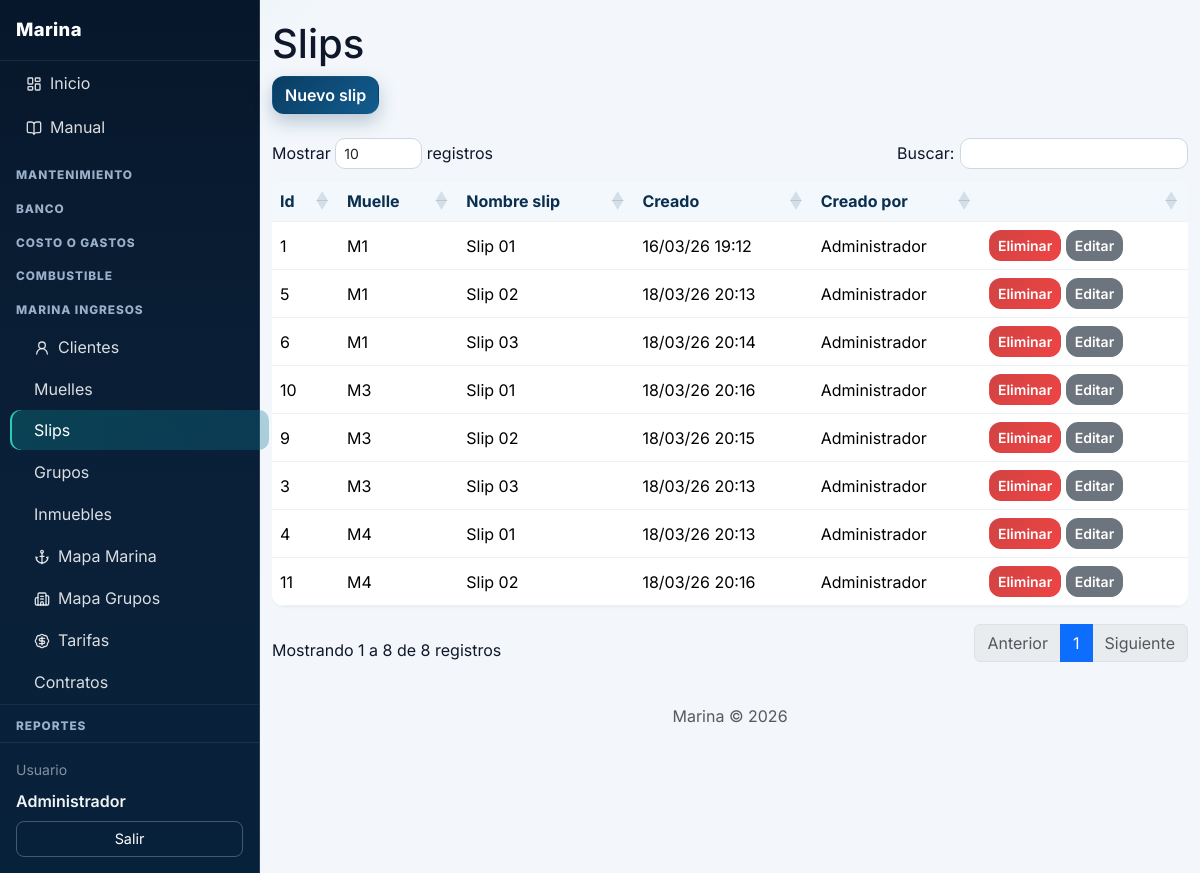
Page /index.php?p=slips (signed in) on the committed database.
### tables this page shows
CREATE TABLE slips (
  id INT UNSIGNED AUTO_INCREMENT PRIMARY KEY,
  muelle_id INT UNSIGNED NOT NULL,
  nombre VARCHAR(50) NOT NULL COMMENT 'Nombre/número que asigna el usuario',
  created_at DATETIME NOT NULL DEFAULT CURRENT_TIMESTAMP,
  updated_at DATETIME NOT NULL DEFAULT CURRENT_TIMESTAMP ON UPDATE CURRENT_TIMESTAMP,
  created_by INT UNSIGNED NULL,
  updated_by INT UNSIGNED NULL,
  FOREIGN KEY (muelle_id) REFERENCES muelles(id) ON DELETE RESTRICT,
  FOREIGN KEY (created_by) REFERENCES usuarios(id),
  FOREIGN KEY (updated_by) REFERENCES usuarios(id),
  UNIQUE KEY uk_slip_muelle (muelle_id, nombre)
);

CREATE TABLE muelles (
  id INT UNSIGNED AUTO_INCREMENT PRIMARY KEY,
  nombre VARCHAR(100) NOT NULL,
  created_at DATETIME NOT NULL DEFAULT CURRENT_TIMESTAMP,
  updated_at DATETIME NOT NULL DEFAULT CURRENT_TIMESTAMP ON UPDATE CURRENT_TIMESTAMP,
  created_by INT UNSIGNED NULL,
  updated_by INT UNSIGNED NULL,
  FOREIGN KEY (created_by) REFERENCES usuarios(id),
  FOREIGN KEY (updated_by) REFERENCES usuarios(id)
);

CREATE TABLE usuarios (
  id INT UNSIGNED AUTO_INCREMENT PRIMARY KEY,
  nombre VARCHAR(100) NOT NULL,
  email VARCHAR(100) NOT NULL UNIQUE,
  password_hash VARCHAR(255) NOT NULL,
  rol VARCHAR(50) NOT NULL DEFAULT 'admin',
  activo TINYINT(1) NOT NULL DEFAULT 1,
  created_at DATETIME NOT NULL DEFAULT CURRENT_TIMESTAMP,
  updated_at DATETIME NOT NULL DEFAULT CURRENT_TIMESTAMP ON UPDATE CURRENT_TIMESTAMP,
  created_by INT UNSIGNED NULL,
  updated_by INT UNSIGNED NULL,
  FOREIGN KEY (created_by) REFERENCES usuarios(id),
  FOREIGN KEY (updated_by) REFERENCES usuarios(id)
);

### index.php (called while the page is built, shortened)
<?php
require_once __DIR__ . '/includes/funciones.php';
$p = trim($_GET['p'] ?? 'dashboard');
$p = preg_replace('/[^a-z0-9_-]/', '', $p) ?: 'dashboard';
$pagina = __DIR__ . '/pages/' . $p . '.php';
require $pagina;

### includes/funciones.php (called while the page is built, shortened)
<?php
function e(string $s): string {
    return htmlspecialchars($s, ENT_QUOTES, 'UTF-8');
}
function fechaHoraFormato(?string $fecha, string $formato = MARINA_FMT_FECHA_HORA_PANTALLA): string {
    $t = strtotime($fecha);
    return $t ? date($formato, $t) : $fecha;
}

### pages/slips.php (the view, shortened to what this page needs)
<?php
$pdo = getDb();
?>
<?php require_once __DIR__ . '/../includes/layout.php'; ?>
<h1>Slips</h1>
<div class="toolbar d-flex gap-2"><button type="button" class="btn btn-primary" id="btnNuevoSlip">Nuevo slip</button></div>
<table>
    <thead><tr><th>Id</th><th>Muelle</th><th>Nombre slip</th><th>Creado</th><th>Creado por</th><th></th></tr></thead>
    <tbody>
    <?php
    $st = $pdo->query('SELECT s.*, m.nombre AS muelle_nombre, u.nombre AS creado_por FROM slips s JOIN muelles m ON s.muelle_id = m.id LEFT JOIN usuarios u ON s.created_by = u.id ORDER BY m.nombre, s.nombre');
    while ($r = $st->fetch()): ?>
        <tr>
            <td><?= (int)$r['id'] ?></td>
            <td><?= e($r['muelle_nombre']) ?></td>
            <td><?= e($r['nombre']) ?></td>
            <td><?= fechaHoraFormato($r['created_at']) ?></td>
            <td><?= e($r['creado_por'] ?? '—') ?></td>
            <td class="acciones">
                <button type="button" class="btn btn-danger btn-sm btn-eliminar-slip" data-id="<?= (int)$r['id'] ?>" data-nombre="<?= e($r['muelle_nombre'] . ' - ' . $r['nombre']) ?>">Eliminar</button>
                <button type="button" class="btn btn-secondary btn-sm btn-editar-slip" data-id="<?= (int)$r['id'] ?>" data-muelle-id="<?= (int)$r['muelle_id'] ?>" data-nombre="<?= e($r['nombre']) ?>">Editar</button>
            </td>
        </tr>
    <?php endwhile; ?>
    </tbody>
</table>
<?php require_once __DIR__ . '/../includes/footer.php'; ?>

### assets/css/estilos.css (style rules this page uses)
body { font-family: system-ui, -apple-system, Segoe UI, Roboto, Arial, sans-serif; background: #f4f6f9; }
.toolbar { margin-bottom: 1rem; }
.acciones { white-space: nowrap; }
table { background: #fff; border-radius: .75rem; overflow: hidden; box-shadow: 0 1px 3px rgba(0, 0, 0, 0.06); }
th, td { padding: .75rem 1rem; border-bottom: 1px solid #edf0f4; }
th { background: #f8fafc; font-weight: 700; }
.dataTables_wrapper table.dataTable { margin-top: .25rem !important; margin-bottom: .25rem !important; }
:root { --bg-main: #f3f7fb; --surface: #ffffff; --surface-soft: #f8fbff; --text-main: #0f172a; --text-soft: #64748b; --brand-1: #0a3d62; --brand-2: #0ea5a6; --ok: #0f9f64; --danger: #d14343; --radius-lg: 16px; --radius-md: 12px; --shadow-soft: 0 10px 30px rgba(15, 23, 42, 0.08); }
body { font-family: "Inter", system-ui, -apple-system, Segoe UI, Roboto, Arial, sans-serif; color: var(--text-main); background: radial-gradient(1200px 600px at -10% -10%, rgba(14, 165, 166, 0.16), transparent 40%), radial-gradient(900px 500px at 120% -20%, rgba(10, 61, 98, 0.2), transparent 35%), var(--bg-main); }
.btn { border-radius: 12px; font-weight: 600; transition: transform .16s ease, box-shadow .16s ease, opacity .16s ease; }
.btn-primary { background: linear-gradient(135deg, var(--brand-1), #125c8f); border-color: transparent; box-shadow: 0 8px 18px rgba(10, 61, 98, .25); }
.btn-danger { background: linear-gradient(135deg, #d14343, #ef4444); border-color: transparent; }
.dataTables_wrapper table.dataTable thead th { background: #f3f8fd !important; color: #0a2f4e; }

### rows in the picture
slips: id "1", muelle.nombre "M1", nombre "Slip 01", created_at "16/03/26 19:12", created_by.nombre "Administrador"
slips: id "5", muelle.nombre "M1", nombre "Slip 02", created_at "18/03/26 20:13", created_by.nombre "Administrador"
slips: id "6", muelle.nombre "M1", nombre "Slip 03", created_at "18/03/26 20:14", created_by.nombre "Administrador"
slips: id "10", muelle.nombre "M3", nombre "Slip 01", created_at "18/03/26 20:16", created_by.nombre "Administrador"
slips: id "9", muelle.nombre "M3", nombre "Slip 02", created_at "18/03/26 20:15", created_by.nombre "Administrador"
slips: id "3", muelle.nombre "M3", nombre "Slip 03", created_at "18/03/26 20:13", created_by.nombre "Administrador"
slips: id "4", muelle.nombre "M4", nombre "Slip 01", created_at "18/03/26 20:13", created_by.nombre "Administrador"
slips: id "11", muelle.nombre "M4", nombre "Slip 02", created_at "18/03/26 20:16", created_by.nombre "Administrador"

### other values in the picture
$nombre_usuario "Administrador"
